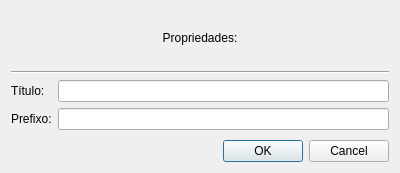
<?xml version="1.0" encoding="UTF-8"?>
<ui version="4.0">
 <class>EditDocumentDialog</class>
 <widget class="QDialog" name="EditDocumentDialog">
  <property name="geometry">
   <rect>
    <x>0</x>
    <y>0</y>
    <width>400</width>
    <height>173</height>
   </rect>
  </property>
  <property name="windowTitle">
   <string>Propriedades</string>
  </property>
  <layout class="QVBoxLayout" name="verticalLayout">
   <item>
    <widget class="QLabel" name="propertiesLabel">
     <property name="text">
      <string>Propriedades:</string>
     </property>
     <property name="alignment">
      <set>Qt::AlignCenter</set>
     </property>
    </widget>
   </item>
   <item>
    <widget class="Line" name="line">
     <property name="orientation">
      <enum>Qt::Horizontal</enum>
     </property>
    </widget>
   </item>
   <item>
    <layout class="QFormLayout" name="formLayout">
     <item row="0" column="0">
      <widget class="QLabel" name="titleLabel">
       <property name="text">
        <string>Título:</string>
       </property>
      </widget>
     </item>
     <item row="0" column="1">
      <widget class="QLineEdit" name="titleEdit"/>
     </item>
     <item row="1" column="0">
      <widget class="QLabel" name="prefixLabel">
       <property name="text">
        <string>Prefixo:</string>
       </property>
      </widget>
     </item>
     <item row="1" column="1">
      <widget class="QLineEdit" name="prefixEdit"/>
     </item>
    </layout>
   </item>
   <item>
    <widget class="QDialogButtonBox" name="buttonBox">
     <property name="orientation">
      <enum>Qt::Horizontal</enum>
     </property>
     <property name="standardButtons">
      <set>QDialogButtonBox::Cancel|QDialogButtonBox::Ok</set>
     </property>
    </widget>
   </item>
  </layout>
 </widget>
 <resources/>
 <connections>
  <connection>
   <sender>buttonBox</sender>
   <signal>accepted()</signal>
   <receiver>EditDocumentDialog</receiver>
   <slot>accept()</slot>
   <hints>
    <hint type="sourcelabel">
     <x>248</x>
     <y>254</y>
    </hint>
    <hint type="destinationlabel">
     <x>157</x>
     <y>274</y>
    </hint>
   </hints>
  </connection>
  <connection>
   <sender>buttonBox</sender>
   <signal>rejected()</signal>
   <receiver>EditDocumentDialog</receiver>
   <slot>reject()</slot>
   <hints>
    <hint type="sourcelabel">
     <x>316</x>
     <y>260</y>
    </hint>
    <hint type="destinationlabel">
     <x>286</x>
     <y>274</y>
    </hint>
   </hints>
  </connection>
 </connections>
</ui>
